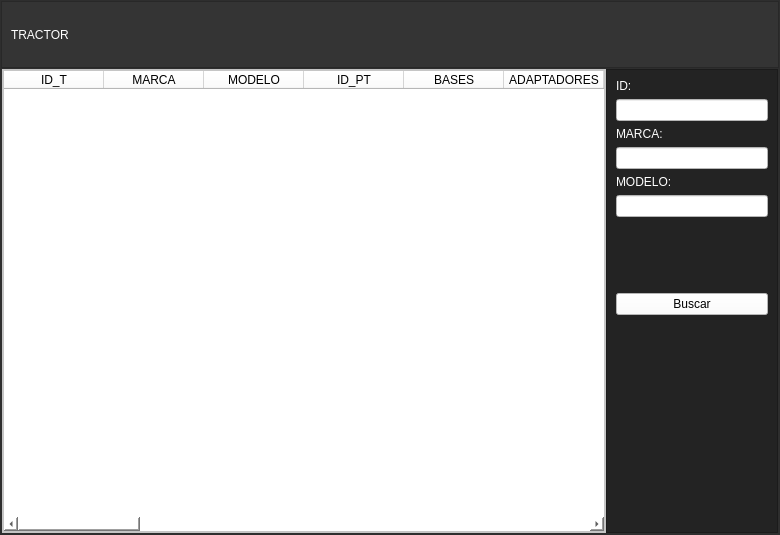
<?xml version="1.0" encoding="UTF-8"?>
<ui version="4.0">
 <class>Form</class>
 <widget class="QWidget" name="Form">
  <property name="geometry">
   <rect>
    <x>0</x>
    <y>0</y>
    <width>780</width>
    <height>535</height>
   </rect>
  </property>
  <property name="windowTitle">
   <string>Form</string>
  </property>
  <property name="windowIcon">
   <iconset>
    <normaloff>Icons/pramso_1.ico</normaloff>Icons/pramso_1.ico</iconset>
  </property>
  <layout class="QVBoxLayout" name="verticalLayout">
   <property name="spacing">
    <number>0</number>
   </property>
   <property name="leftMargin">
    <number>0</number>
   </property>
   <property name="topMargin">
    <number>0</number>
   </property>
   <property name="rightMargin">
    <number>0</number>
   </property>
   <property name="bottomMargin">
    <number>0</number>
   </property>
   <item>
    <widget class="QFrame" name="frame">
     <property name="styleSheet">
      <string notr="true">background-color: rgb(59, 59, 59);</string>
     </property>
     <property name="frameShape">
      <enum>QFrame::StyledPanel</enum>
     </property>
     <property name="frameShadow">
      <enum>QFrame::Raised</enum>
     </property>
     <layout class="QVBoxLayout" name="verticalLayout_2" stretch="1,7">
      <property name="spacing">
       <number>0</number>
      </property>
      <property name="leftMargin">
       <number>0</number>
      </property>
      <property name="topMargin">
       <number>0</number>
      </property>
      <property name="rightMargin">
       <number>0</number>
      </property>
      <property name="bottomMargin">
       <number>0</number>
      </property>
      <item>
       <widget class="QFrame" name="frame_2">
        <property name="styleSheet">
         <string notr="true">background-color: rgb(52, 52, 52);</string>
        </property>
        <property name="frameShape">
         <enum>QFrame::StyledPanel</enum>
        </property>
        <property name="frameShadow">
         <enum>QFrame::Raised</enum>
        </property>
        <layout class="QVBoxLayout" name="verticalLayout_3">
         <item>
          <widget class="QSplitter" name="splitter">
           <property name="orientation">
            <enum>Qt::Horizontal</enum>
           </property>
           <widget class="QLabel" name="titulosuperior">
            <property name="styleSheet">
             <string notr="true">color: rgb(255, 255, 255);
font: 87 24pt &quot;Arial Black&quot;;</string>
            </property>
            <property name="text">
             <string>TRACTOR</string>
            </property>
           </widget>
          </widget>
         </item>
        </layout>
       </widget>
      </item>
      <item>
       <widget class="QFrame" name="frame_3">
        <property name="frameShape">
         <enum>QFrame::StyledPanel</enum>
        </property>
        <property name="frameShadow">
         <enum>QFrame::Raised</enum>
        </property>
        <layout class="QHBoxLayout" name="horizontalLayout" stretch="0">
         <property name="spacing">
          <number>0</number>
         </property>
         <property name="leftMargin">
          <number>0</number>
         </property>
         <property name="topMargin">
          <number>0</number>
         </property>
         <property name="rightMargin">
          <number>0</number>
         </property>
         <property name="bottomMargin">
          <number>0</number>
         </property>
         <item>
          <widget class="QStackedWidget" name="pagesoftables">
           <property name="currentIndex">
            <number>2</number>
           </property>
           <widget class="QWidget" name="page_c">
            <layout class="QHBoxLayout" name="horizontalLayout_2" stretch="7,2">
             <property name="spacing">
              <number>0</number>
             </property>
             <property name="leftMargin">
              <number>0</number>
             </property>
             <property name="topMargin">
              <number>0</number>
             </property>
             <property name="rightMargin">
              <number>0</number>
             </property>
             <property name="bottomMargin">
              <number>0</number>
             </property>
             <item>
              <widget class="QFrame" name="frame_4">
               <property name="styleSheet">
                <string notr="true">background-color: rgb(255, 255, 255);</string>
               </property>
               <property name="frameShape">
                <enum>QFrame::StyledPanel</enum>
               </property>
               <property name="frameShadow">
                <enum>QFrame::Raised</enum>
               </property>
               <layout class="QVBoxLayout" name="verticalLayout_5">
                <property name="spacing">
                 <number>0</number>
                </property>
                <property name="leftMargin">
                 <number>0</number>
                </property>
                <property name="topMargin">
                 <number>0</number>
                </property>
                <property name="rightMargin">
                 <number>0</number>
                </property>
                <property name="bottomMargin">
                 <number>0</number>
                </property>
                <item>
                 <widget class="QTableWidget" name="tabla_cosechadora">
                  <property name="styleSheet">
                   <string notr="true">background-color: rgb(255, 255, 255);</string>
                  </property>
                  <column>
                   <property name="text">
                    <string>ID_C</string>
                   </property>
                  </column>
                  <column>
                   <property name="text">
                    <string>MARCA</string>
                   </property>
                  </column>
                  <column>
                   <property name="text">
                    <string>MODELO</string>
                   </property>
                  </column>
                  <column>
                   <property name="text">
                    <string>ID_PC</string>
                   </property>
                  </column>
                  <column>
                   <property name="text">
                    <string>BASES</string>
                   </property>
                  </column>
                  <column>
                   <property name="text">
                    <string>PLACA PORTA CADENA</string>
                   </property>
                  </column>
                  <column>
                   <property name="text">
                    <string>GRAMPA CADENAS</string>
                   </property>
                  </column>
                  <column>
                   <property name="text">
                    <string>FRENTE</string>
                   </property>
                  </column>
                  <column>
                   <property name="text">
                    <string>BRAZOS</string>
                   </property>
                  </column>
                  <column>
                   <property name="text">
                    <string>PLACA PORTA BRAZOS</string>
                   </property>
                  </column>
                  <column>
                   <property name="text">
                    <string>PORTA ROLO</string>
                   </property>
                  </column>
                  <column>
                   <property name="text">
                    <string>ROLO</string>
                   </property>
                  </column>
                  <column>
                   <property name="text">
                    <string>BULONES 5/8</string>
                   </property>
                  </column>
                  <column>
                   <property name="text">
                    <string>BULONES 7/8</string>
                   </property>
                  </column>
                  <column>
                   <property name="text">
                    <string>BULONES 20mm</string>
                   </property>
                  </column>
                  <column>
                   <property name="text">
                    <string>BULONES 9/16</string>
                   </property>
                  </column>
                  <column>
                   <property name="text">
                    <string>BULONES 1/2</string>
                   </property>
                  </column>
                  <column>
                   <property name="text">
                    <string>GRAMPAS</string>
                   </property>
                  </column>
                  <column>
                   <property name="text">
                    <string>RESORTES</string>
                   </property>
                  </column>
                  <column>
                   <property name="text">
                    <string>CALCOS</string>
                   </property>
                  </column>
                 </widget>
                </item>
               </layout>
              </widget>
             </item>
             <item>
              <widget class="QFrame" name="frame_5">
               <property name="styleSheet">
                <string notr="true">background-color: rgb(35, 35, 35);</string>
               </property>
               <property name="frameShape">
                <enum>QFrame::StyledPanel</enum>
               </property>
               <property name="frameShadow">
                <enum>QFrame::Raised</enum>
               </property>
               <layout class="QVBoxLayout" name="verticalLayout_6">
                <item>
                 <widget class="QLabel" name="label">
                  <property name="styleSheet">
                   <string notr="true">color: rgb(255, 255, 255);
font: 87 11pt &quot;Arial Black&quot;;</string>
                  </property>
                  <property name="text">
                   <string>ID:</string>
                  </property>
                 </widget>
                </item>
                <item>
                 <widget class="QLineEdit" name="id_c">
                  <property name="styleSheet">
                   <string notr="true">background-color: rgb(255, 255, 255);</string>
                  </property>
                 </widget>
                </item>
                <item>
                 <widget class="QLabel" name="label_4">
                  <property name="styleSheet">
                   <string notr="true">color: rgb(255, 255, 255);
font: 87 11pt &quot;Arial Black&quot;;</string>
                  </property>
                  <property name="text">
                   <string>MARCA:</string>
                  </property>
                 </widget>
                </item>
                <item>
                 <widget class="QLineEdit" name="marca_c">
                  <property name="styleSheet">
                   <string notr="true">background-color: rgb(255, 255, 255);</string>
                  </property>
                 </widget>
                </item>
                <item>
                 <widget class="QLabel" name="label_5">
                  <property name="styleSheet">
                   <string notr="true">color: rgb(255, 255, 255);
font: 87 11pt &quot;Arial Black&quot;;</string>
                  </property>
                  <property name="text">
                   <string>MODELO:</string>
                  </property>
                 </widget>
                </item>
                <item>
                 <widget class="QLineEdit" name="modelo_c">
                  <property name="styleSheet">
                   <string notr="true">background-color: rgb(255, 255, 255);</string>
                  </property>
                 </widget>
                </item>
                <item>
                 <spacer name="verticalSpacer_6">
                  <property name="orientation">
                   <enum>Qt::Vertical</enum>
                  </property>
                  <property name="sizeHint" stdset="0">
                   <size>
                    <width>20</width>
                    <height>40</height>
                   </size>
                  </property>
                 </spacer>
                </item>
                <item>
                 <widget class="QPushButton" name="buscar_c">
                  <property name="styleSheet">
                   <string notr="true">background-color: rgb(255, 255, 255);
font: 11pt &quot;Franklin Gothic Demi Cond&quot;;</string>
                  </property>
                  <property name="text">
                   <string>Buscar</string>
                  </property>
                 </widget>
                </item>
                <item>
                 <spacer name="verticalSpacer">
                  <property name="orientation">
                   <enum>Qt::Vertical</enum>
                  </property>
                  <property name="sizeHint" stdset="0">
                   <size>
                    <width>20</width>
                    <height>209</height>
                   </size>
                  </property>
                 </spacer>
                </item>
               </layout>
              </widget>
             </item>
            </layout>
           </widget>
           <widget class="QWidget" name="page_pl">
            <layout class="QHBoxLayout" name="horizontalLayout_3" stretch="7,2">
             <property name="spacing">
              <number>0</number>
             </property>
             <property name="leftMargin">
              <number>0</number>
             </property>
             <property name="topMargin">
              <number>0</number>
             </property>
             <property name="rightMargin">
              <number>0</number>
             </property>
             <property name="bottomMargin">
              <number>0</number>
             </property>
             <item>
              <widget class="QFrame" name="frame_6">
               <property name="styleSheet">
                <string notr="true">background-color: rgb(255, 255, 255);</string>
               </property>
               <property name="frameShape">
                <enum>QFrame::StyledPanel</enum>
               </property>
               <property name="frameShadow">
                <enum>QFrame::Raised</enum>
               </property>
               <layout class="QVBoxLayout" name="verticalLayout_9">
                <property name="spacing">
                 <number>0</number>
                </property>
                <property name="leftMargin">
                 <number>0</number>
                </property>
                <property name="topMargin">
                 <number>0</number>
                </property>
                <property name="rightMargin">
                 <number>0</number>
                </property>
                <property name="bottomMargin">
                 <number>0</number>
                </property>
                <item>
                 <widget class="QTableWidget" name="tabla_plataforma">
                  <property name="styleSheet">
                   <string notr="true">background-color: rgb(255, 255, 255);
</string>
                  </property>
                  <column>
                   <property name="text">
                    <string>ID_PL</string>
                   </property>
                  </column>
                  <column>
                   <property name="text">
                    <string>MARCA</string>
                   </property>
                  </column>
                  <column>
                   <property name="text">
                    <string>MODELO</string>
                   </property>
                  </column>
                  <column>
                   <property name="text">
                    <string>TIPO DE PLATAFORMA</string>
                   </property>
                  </column>
                  <column>
                   <property name="text">
                    <string>ID_PPL</string>
                   </property>
                  </column>
                  <column>
                   <property name="text">
                    <string>BASES</string>
                   </property>
                  </column>
                  <column>
                   <property name="text">
                    <string>BRAZOS</string>
                   </property>
                  </column>
                  <column>
                   <property name="text">
                    <string>PORTA ROLO</string>
                   </property>
                  </column>
                  <column>
                   <property name="text">
                    <string>ROLO</string>
                   </property>
                  </column>
                  <column>
                   <property name="text">
                    <string>BULONES 5/8</string>
                   </property>
                  </column>
                  <column>
                   <property name="text">
                    <string>BULONES 1/2</string>
                   </property>
                  </column>
                  <column>
                   <property name="text">
                    <string>BULONES 20mm</string>
                   </property>
                  </column>
                  <column>
                   <property name="text">
                    <string>BULONES 9/16</string>
                   </property>
                  </column>
                  <column>
                   <property name="text">
                    <string>GRAMPAS</string>
                   </property>
                  </column>
                  <column>
                   <property name="text">
                    <string>RESORTES</string>
                   </property>
                  </column>
                  <column>
                   <property name="text">
                    <string>CALCOS</string>
                   </property>
                  </column>
                  <column>
                   <property name="text">
                    <string>ADAPATADORES</string>
                   </property>
                  </column>
                 </widget>
                </item>
               </layout>
              </widget>
             </item>
             <item>
              <widget class="QFrame" name="frame_7">
               <property name="styleSheet">
                <string notr="true">background-color: rgb(35, 35, 35);</string>
               </property>
               <property name="frameShape">
                <enum>QFrame::StyledPanel</enum>
               </property>
               <property name="frameShadow">
                <enum>QFrame::Raised</enum>
               </property>
               <layout class="QVBoxLayout" name="verticalLayout_8">
                <item>
                 <widget class="QLabel" name="label_11">
                  <property name="styleSheet">
                   <string notr="true">color: rgb(255, 255, 255);
font: 87 11pt &quot;Arial Black&quot;;</string>
                  </property>
                  <property name="text">
                   <string>ID:</string>
                  </property>
                 </widget>
                </item>
                <item>
                 <widget class="QLineEdit" name="id_pl">
                  <property name="styleSheet">
                   <string notr="true">background-color: rgb(255, 255, 255);</string>
                  </property>
                 </widget>
                </item>
                <item>
                 <widget class="QLabel" name="label_9">
                  <property name="styleSheet">
                   <string notr="true">color: rgb(255, 255, 255);
font: 87 11pt &quot;Arial Black&quot;;</string>
                  </property>
                  <property name="text">
                   <string>MARCA:</string>
                  </property>
                 </widget>
                </item>
                <item>
                 <widget class="QLineEdit" name="marca_pl">
                  <property name="styleSheet">
                   <string notr="true">background-color: rgb(255, 255, 255);</string>
                  </property>
                 </widget>
                </item>
                <item>
                 <widget class="QLabel" name="label_10">
                  <property name="styleSheet">
                   <string notr="true">color: rgb(255, 255, 255);
font: 87 11pt &quot;Arial Black&quot;;</string>
                  </property>
                  <property name="text">
                   <string>MODELO:</string>
                  </property>
                 </widget>
                </item>
                <item>
                 <widget class="QLineEdit" name="modelo_pl">
                  <property name="styleSheet">
                   <string notr="true">background-color: rgb(255, 255, 255);</string>
                  </property>
                 </widget>
                </item>
                <item>
                 <spacer name="verticalSpacer_8">
                  <property name="orientation">
                   <enum>Qt::Vertical</enum>
                  </property>
                  <property name="sizeType">
                   <enum>QSizePolicy::Maximum</enum>
                  </property>
                  <property name="sizeHint" stdset="0">
                   <size>
                    <width>20</width>
                    <height>40</height>
                   </size>
                  </property>
                 </spacer>
                </item>
                <item>
                 <widget class="QPushButton" name="buscar_pl">
                  <property name="styleSheet">
                   <string notr="true">background-color: rgb(255, 255, 255);
font: 11pt &quot;Franklin Gothic Demi Cond&quot;;</string>
                  </property>
                  <property name="text">
                   <string>Buscar</string>
                  </property>
                 </widget>
                </item>
                <item>
                 <spacer name="verticalSpacer_3">
                  <property name="orientation">
                   <enum>Qt::Vertical</enum>
                  </property>
                  <property name="sizeHint" stdset="0">
                   <size>
                    <width>20</width>
                    <height>208</height>
                   </size>
                  </property>
                 </spacer>
                </item>
               </layout>
              </widget>
             </item>
            </layout>
           </widget>
           <widget class="QWidget" name="page_t">
            <layout class="QHBoxLayout" name="horizontalLayout_4" stretch="7,2">
             <property name="spacing">
              <number>0</number>
             </property>
             <property name="leftMargin">
              <number>0</number>
             </property>
             <property name="topMargin">
              <number>0</number>
             </property>
             <property name="rightMargin">
              <number>0</number>
             </property>
             <property name="bottomMargin">
              <number>0</number>
             </property>
             <item>
              <widget class="QFrame" name="frame_8">
               <property name="styleSheet">
                <string notr="true">background-color: rgb(255, 255, 255);</string>
               </property>
               <property name="frameShape">
                <enum>QFrame::StyledPanel</enum>
               </property>
               <property name="frameShadow">
                <enum>QFrame::Raised</enum>
               </property>
               <layout class="QVBoxLayout" name="verticalLayout_4">
                <property name="spacing">
                 <number>0</number>
                </property>
                <property name="leftMargin">
                 <number>0</number>
                </property>
                <property name="topMargin">
                 <number>0</number>
                </property>
                <property name="rightMargin">
                 <number>0</number>
                </property>
                <property name="bottomMargin">
                 <number>0</number>
                </property>
                <item>
                 <widget class="QTableWidget" name="tabla_tractor">
                  <property name="styleSheet">
                   <string notr="true">background-color: rgb(255, 255, 255);</string>
                  </property>
                  <attribute name="verticalHeaderShowSortIndicator" stdset="0">
                   <bool>false</bool>
                  </attribute>
                  <column>
                   <property name="text">
                    <string>ID_T</string>
                   </property>
                  </column>
                  <column>
                   <property name="text">
                    <string>MARCA</string>
                   </property>
                  </column>
                  <column>
                   <property name="text">
                    <string>MODELO</string>
                   </property>
                  </column>
                  <column>
                   <property name="text">
                    <string>ID_PT</string>
                   </property>
                  </column>
                  <column>
                   <property name="text">
                    <string>BASES</string>
                   </property>
                  </column>
                  <column>
                   <property name="text">
                    <string>ADAPTADORES</string>
                   </property>
                  </column>
                  <column>
                   <property name="text">
                    <string>COGOTES</string>
                   </property>
                  </column>
                  <column>
                   <property name="text">
                    <string>FRENTE</string>
                   </property>
                  </column>
                  <column>
                   <property name="text">
                    <string>BRAZOS</string>
                   </property>
                  </column>
                  <column>
                   <property name="text">
                    <string>PLACA PORTA BRAZOS</string>
                   </property>
                  </column>
                  <column>
                   <property name="text">
                    <string>PORTA ROLO</string>
                   </property>
                  </column>
                  <column>
                   <property name="text">
                    <string>ROLO</string>
                   </property>
                  </column>
                  <column>
                   <property name="text">
                    <string>CILINDROS</string>
                   </property>
                  </column>
                  <column>
                   <property name="text">
                    <string>TOPES</string>
                   </property>
                  </column>
                  <column>
                   <property name="text">
                    <string>MANGUERAS</string>
                   </property>
                  </column>
                  <column>
                   <property name="text">
                    <string>BANDERAS</string>
                   </property>
                  </column>
                  <column>
                   <property name="text">
                    <string>RIENDAS</string>
                   </property>
                  </column>
                  <column>
                   <property name="text">
                    <string>BULONES 5/8</string>
                   </property>
                  </column>
                  <column>
                   <property name="text">
                    <string>BULONES7/8</string>
                   </property>
                  </column>
                  <column>
                   <property name="text">
                    <string>BULONES 20mm</string>
                   </property>
                  </column>
                  <column>
                   <property name="text">
                    <string>BULONES 9/16</string>
                   </property>
                  </column>
                  <column>
                   <property name="text">
                    <string>GRAMPAS</string>
                   </property>
                  </column>
                  <column>
                   <property name="text">
                    <string>RESORTES</string>
                   </property>
                  </column>
                  <column>
                   <property name="text">
                    <string>CALCOS</string>
                   </property>
                  </column>
                  <column>
                   <property name="text">
                    <string>KIT HIDRAULICO</string>
                   </property>
                  </column>
                  <column>
                   <property name="text">
                    <string>KIT TRANSFERENCIA</string>
                   </property>
                  </column>
                  <column>
                   <property name="text">
                    <string>TEFLON</string>
                   </property>
                  </column>
                  <column>
                   <property name="text">
                    <string>PRECINTOS</string>
                   </property>
                  </column>
                 </widget>
                </item>
               </layout>
              </widget>
             </item>
             <item>
              <widget class="QFrame" name="frame_9">
               <property name="styleSheet">
                <string notr="true">background-color: rgb(35, 35, 35);</string>
               </property>
               <property name="frameShape">
                <enum>QFrame::StyledPanel</enum>
               </property>
               <property name="frameShadow">
                <enum>QFrame::Raised</enum>
               </property>
               <layout class="QVBoxLayout" name="verticalLayout_7">
                <item>
                 <widget class="QLabel" name="label_8">
                  <property name="styleSheet">
                   <string notr="true">color: rgb(255, 255, 255);
font: 87 11pt &quot;Arial Black&quot;;</string>
                  </property>
                  <property name="text">
                   <string>ID:</string>
                  </property>
                 </widget>
                </item>
                <item>
                 <widget class="QLineEdit" name="id_t">
                  <property name="styleSheet">
                   <string notr="true">background-color: rgb(255, 255, 255);</string>
                  </property>
                 </widget>
                </item>
                <item>
                 <widget class="QLabel" name="label_6">
                  <property name="styleSheet">
                   <string notr="true">color: rgb(255, 255, 255);
font: 87 11pt &quot;Arial Black&quot;;</string>
                  </property>
                  <property name="text">
                   <string>MARCA:</string>
                  </property>
                 </widget>
                </item>
                <item>
                 <widget class="QLineEdit" name="marca_t">
                  <property name="styleSheet">
                   <string notr="true">background-color: rgb(255, 255, 255);</string>
                  </property>
                 </widget>
                </item>
                <item>
                 <widget class="QLabel" name="label_7">
                  <property name="styleSheet">
                   <string notr="true">color: rgb(255, 255, 255);
font: 87 11pt &quot;Arial Black&quot;;</string>
                  </property>
                  <property name="text">
                   <string>MODELO:</string>
                  </property>
                 </widget>
                </item>
                <item>
                 <widget class="QLineEdit" name="modelo_t">
                  <property name="styleSheet">
                   <string notr="true">background-color: rgb(255, 255, 255);</string>
                  </property>
                 </widget>
                </item>
                <item>
                 <spacer name="verticalSpacer_7">
                  <property name="orientation">
                   <enum>Qt::Vertical</enum>
                  </property>
                  <property name="sizeHint" stdset="0">
                   <size>
                    <width>20</width>
                    <height>28</height>
                   </size>
                  </property>
                 </spacer>
                </item>
                <item>
                 <widget class="QPushButton" name="buscar_t">
                  <property name="styleSheet">
                   <string notr="true">background-color: rgb(255, 255, 255);
font: 11pt &quot;Franklin Gothic Demi Cond&quot;;</string>
                  </property>
                  <property name="text">
                   <string>Buscar</string>
                  </property>
                 </widget>
                </item>
                <item>
                 <spacer name="verticalSpacer_2">
                  <property name="orientation">
                   <enum>Qt::Vertical</enum>
                  </property>
                  <property name="sizeHint" stdset="0">
                   <size>
                    <width>20</width>
                    <height>208</height>
                   </size>
                  </property>
                 </spacer>
                </item>
               </layout>
              </widget>
             </item>
            </layout>
           </widget>
          </widget>
         </item>
        </layout>
       </widget>
      </item>
     </layout>
    </widget>
   </item>
  </layout>
 </widget>
 <resources/>
 <connections/>
</ui>
